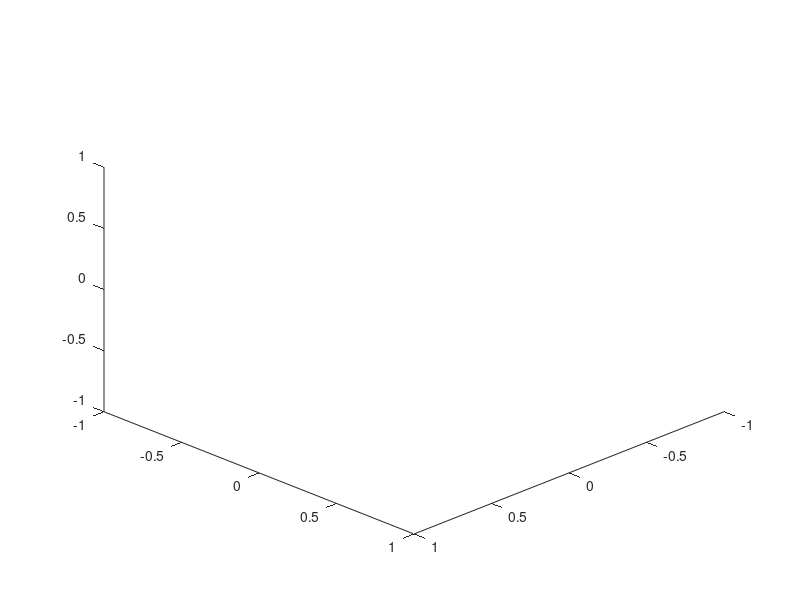

Write the MATLAB code that produced this figure. (Note: this script raises an error after producing the figure.)
figure(1)
for i=1:101
  
clf
view([1 1 1])
axis([-1 1 -1 1 -1 1])  
hold on
[length1,l1,length2,l2,length3,l3,length4,l4,length5,l5,length6,l6,Bx,By,Bz,Tx,Ty,Tz]=...
    traj(xdesired(i), ydesired(i),1,anglex(i),angley(i),anglez(i));

% quiver3(Bx(1),By(1), 0,l1(1),l1(2),l1(3))
% 
% quiver3(Bx(2),By(2), 0,l2(1),l2(2),l2(3))
% 
% quiver3(Bx(3),By(3), 0,l3(1),l3(2),l3(3))
% 
% quiver3(Bx(4),By(4), 0,l4(1),l4(2),l4(3))
% 
% quiver3(Bx(5),By(5), 0,l5(1),l5(2),l5(3))
% 
% quiver3(Bx(6),By(6), 0,l6(1),l6(2),l6(3))

%leg1
quiver3(Bx(1),By(1),0,...
    -shortleg*cos(a1(i))*sin(-pi/6), shortleg*cos(a1(i))*cos(-pi/6),shortleg*sin(a1(i)))

quiver3(Bx(1)-shortleg*cos(a1(i))*sin(-pi/6),...
   By(1) + shortleg*cos(a1(i))*cos(-pi/6),...
   shortleg*sin(a1(i)),x1(i),y1(i),z1(i))
%leg2
quiver3(Bx(2),By(2),0,...
    -shortleg*cos(a2(i))*sin(pi/6), shortleg*cos(a2(i))*cos(pi/6),shortleg*sin(a2(i)))

quiver3(Bx(2)-shortleg*cos(a2(i))*sin(pi/6),...
   By(2)+ shortleg*cos(a2(i))*cos(pi/6),...
   shortleg*sin(a2(i)),x2(i),y2(i),z2(i))
%leg3
quiver3(Bx(3),By(3),0,...
    -shortleg*cos(a3(i))*sin(pi/2), -shortleg*cos(a3(i))*cos(pi/2),shortleg*sin(a3(i)))


quiver3(Bx(3)-shortleg*cos(a3(i))*sin(pi/2),...
   By(3)-shortleg*cos(a3(i))*cos(pi/2),...
   shortleg*sin(a3(i)),x3(i),y3(i),z3(i))

%leg4
quiver3(Bx(4),By(4),0,...
    -shortleg*cos(a4(i))*sin(5*pi/6), -shortleg*cos(a4(i))*cos(5*pi/6),shortleg*sin(a4(i)))


quiver3(Bx(4)-shortleg*cos(a4(i))*sin(5*pi/6),...
   By(4)-shortleg*cos(a4(i))*cos(5*pi/6),...
   shortleg*sin(a4(i)),x4(i),y4(i),z4(i))

%leg5
quiver3(Bx(5),By(5),0,...
    shortleg*cos(a5(i))*sin(7*pi/6), -shortleg*cos(a5(i))*cos(7*pi/6),shortleg*sin(a5(i)))


quiver3(Bx(5)+shortleg*cos(a5(i))*sin(7*pi/6),...
   By(5)-shortleg*cos(a5(i))*cos(7*pi/6),...
   shortleg*sin(a5(i)),x5(i),y5(i),z5(i))

%leg6
quiver3(Bx(6),0.402*sin(250/180*pi),0,...
    shortleg*cos(a6(i))*sin(9*pi/6), -shortleg*cos(a6(i))*cos(9*pi/6),shortleg*sin(a6(i)))


quiver3(Bx(6)+shortleg*cos(a6(i))*sin(9*pi/6),...
   By(6)-shortleg*cos(a6(i))*cos(9*pi/6),...
   shortleg*sin(a6(i)),x6(i),y6(i),z6(i))

F(i) = getframe;

pause(0.05)
end

